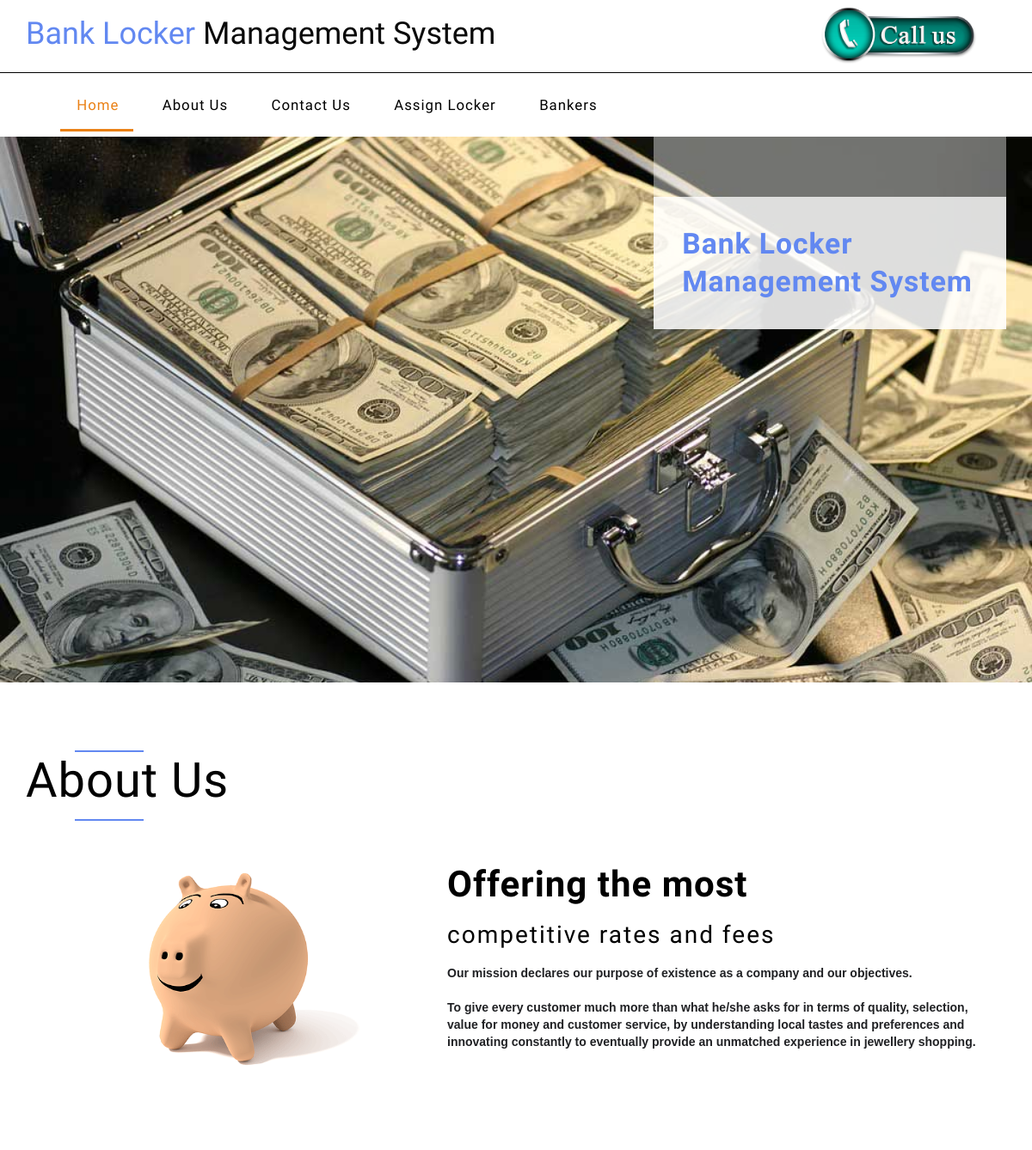
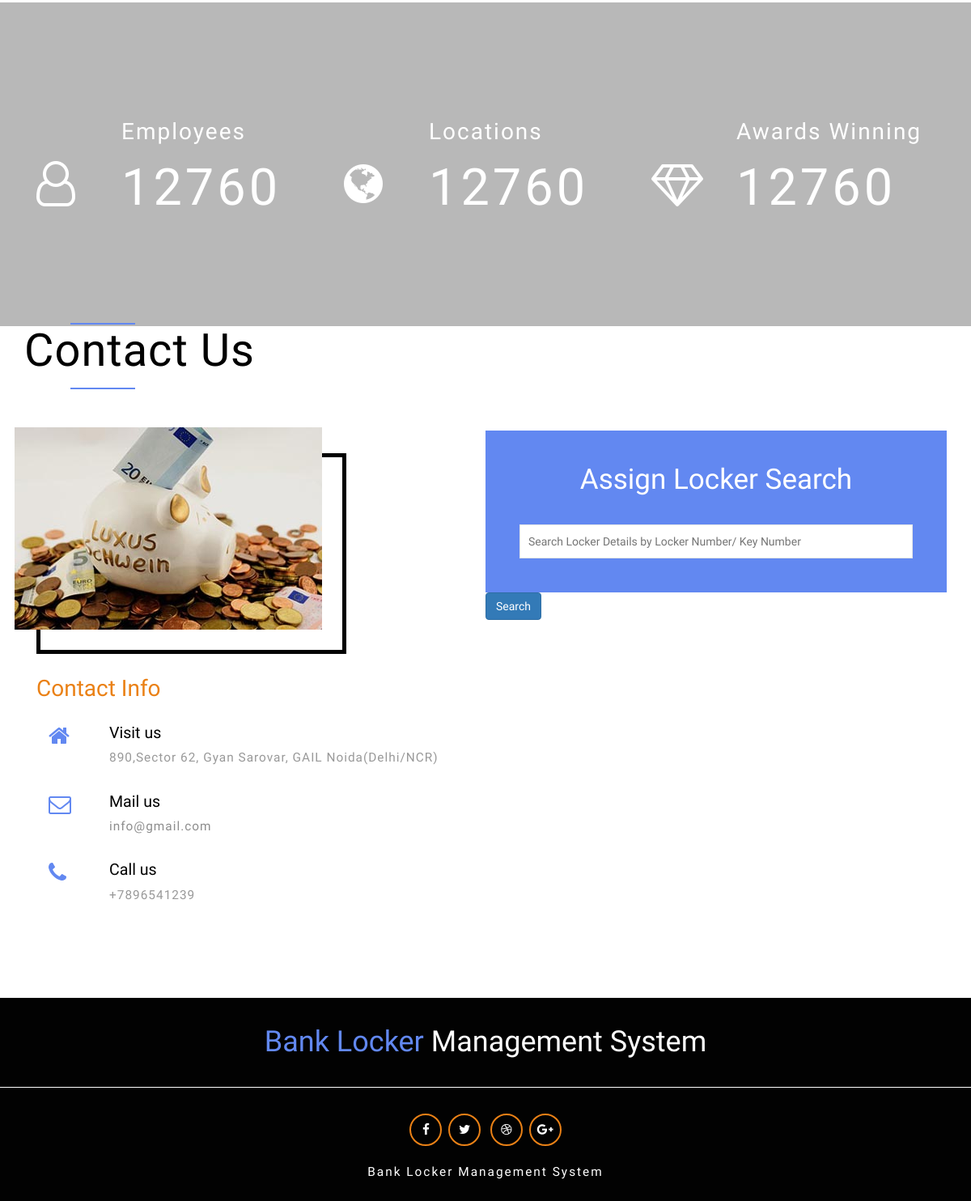
The page / on the database its author committed (2 pictures, top to bottom).
### tables this page shows
CREATE TABLE `tblpage` (
  `ID` int(10) NOT NULL,
  `PageType` varchar(200) DEFAULT NULL,
  `PageTitle` mediumtext DEFAULT NULL,
  `PageDescription` mediumtext DEFAULT NULL,
  `Email` varchar(200) DEFAULT NULL,
  `MobileNumber` bigint(10) DEFAULT NULL,
  `UpdationDate` date DEFAULT NULL,
  `Timing` varchar(200) NOT NULL
);

### app/Controllers/UnauthenticatedController.php (called while the page is built, shortened)
<?php
class UnauthenticatedController
{
    function index(): void
    {
        $unauthenticatedModelData = new UnauthenticatedModel();
        $aboutus = $unauthenticatedModelData->getAllAboutUsData();
        $contactus = $unauthenticatedModelData->getAllContactUsData();
        include_once __DIR__ . '/../View/unauthenticated/index.php';
    }
}

### public/index.php (called while the page is built, shortened)
<?php
Router::run();

### app/Database/Connection.php (called while the page is built, shortened)
<?php
class Connection
{
    private $conn;
    public function __construct()
    {
        $this->conn = new mysqli("127.0.0.1", "root", "", "blmsdb");
    }
    public function getConnection()
    {
        return $this->conn;
    }
}

### app/Model/UnauthenticatedModel.php (called while the page is built, shortened)
<?php
class UnauthenticatedModel {
    private $conn;
    public function __construct()
    {
        $db = new Connection();
        $this->conn = $db->getConnection();
    }
    public function getAllAboutUsData(){
        $query = "SELECT * FROM tblpage where PageType='aboutus' ";
        $result = $this->conn->query($query);
        return $result->fetch_all(MYSQLI_ASSOC);
    }
    public function getAllContactUsData(){
        $query = "SELECT * FROM tblpage where PageType='contactus' ";
        $result = $this->conn->query($query);
        return $result->fetch_all(MYSQLI_ASSOC);
    }
}

### app/View/unauthenticated/index.php (the view, shortened to what this page needs)
<!DOCTYPE HTML>
<html lang="zxx">
<head>
	<link href="css1/bootstrap.css" rel="stylesheet" type="text/css" media="all" />
	<link href="css1/style.css" rel="stylesheet" type="text/css" media="all" />
	<link rel="stylesheet" href="css1/font-awesome.css">
	<link rel="stylesheet" href="css1/flexslider.css" type="text/css" media="all" />
	<link rel="stylesheet" type="text/css" href="css1/demo.css" />
</head>
<body>
	<?php include_once("includes/header.php"); ?>
	<div class="about" id="about">
		<div class="container">
			<h3 class="w3l-title"><span>About</span> Us</h3>
			<div class="w3-agileits-about-grids">
				<div class="col-md-5 agile-about-right">
					<img src="images1/3.png" alt="" />
				</div>
				<div class="col-md-7 agile-about-left">
					<?php foreach ($aboutus as $data) : ?>
						<h3 class="w3l-sub">Offering the most </h3>
						<p class="sub-p">competitive rates and fees</p>
						<p class="sub-p2"><?php echo $data['PageDescription']; ?></p>
					<?php endforeach; ?>
				</div>
				<div class="clearfix"> </div>
			</div>
		</div>
	</div>
	<div data-vide-bg="video/coins">
		<div class="stats center-container" id="stats">
			<div class="container">
				<div class="stats-info">
					<div class="col-md-4 col-xs-4 stats-grid slideanim">
						<i class="fa fa-user-o" aria-hidden="true"></i>
						<div class="agile-one">
							<h4 class="stats-info">Employees</h4>
							<div class='numscroller numscroller-big-bottom' data-slno='1' data-min='0' data-max='12760' data-delay='.5' data-increment="1">12760</div>
						</div>
					</div>
					<div class="col-md-4 col-xs-4 stats-grid slideanim">
						<i class="fa fa-globe" aria-hidden="true"></i>
						<div class="agile-one">
							<h4 class="stats-info">Locations</h4>
							<div class='numscroller numscroller-big-bottom' data-slno='1' data-min='0' data-max='12760' data-delay='.5' data-increment="1">12760</div>
						</div>
					</div>
					<div class="col-md-4 col-xs-4 stats-grid slideanim">
						<i class="fa fa-diamond" aria-hidden="true"></i>
						<div class="agile-one">
							<h4 class="stats-info">Awards Winning</h4>
							<div class='numscroller numscroller-big-bottom' data-slno='1' data-min='0' data-max='12760' data-delay='.5' data-increment="1">12760</div>
						</div>
					</div>
					<div class="clearfix"></div>
				</div>
			</div>
		</div>
	</div>
	<div class="mail" id="contact">
		<div class="container">
			<h3 class="w3l-title"><span>Contact</span> Us</h3>
			<div class="mail-w3l-agile">
				<div class="col-md-6 col-sm-6 contact-left-w3ls">
					<?php foreach ($contactus as $data) : ?>
						<div class="w3l-cont-mk">
							<img src="images1/img2.jpg">
						</div>
						<h3>Contact Info</h3>
						<div class="visit">
							<div class="col-md-2 col-sm-2 col-xs-2 contact-icon-wthree">
								<i class="fa fa-home" aria-hidden="true"></i>
							</div>
							<div class="col-md-10 col-sm-10 col-xs-10 contact-text-agileinf0">
								<h4>Visit us</h4>
								<p><?php echo $data['PageDescription']; ?></p>
							</div>
							<div class="clearfix"></div>
						</div>
						<div class="mail-w3">
							<div class="col-md-2 col-sm-2 col-xs-2 contact-icon-wthree">
								<i class="fa fa-envelope-o" aria-hidden="true"></i>
							</div>
							<div class="col-md-10 col-sm-10 col-xs-10 contact-text-agileinf0">
								<h4>Mail us</h4>
								<p><a href="mailto:info@example.com"><?php echo $data['Email']; ?></a></p>
							</div>
							<div class="clearfix"></div>
						</div>
						<div class="call">
							<div class="col-md-2 col-sm-2 col-xs-2 contact-icon-wthree">
								<i class="fa fa-phone" aria-hidden="true"></i>
							</div>
							<div class="col-md-10 col-sm-10 col-xs-10 contact-text-agileinf0">
								<h4>Call us</h4>
								<p>+<?php echo $data['MobileNumber']; ?></p>
							</div>
							<div class="clearfix"></div>
						</div>
				</div>
			<?php endforeach; ?>
			<div class="col-md-6 col-sm-6 agileinfo_mail_grid_right">
				<h3>Assign Locker Search</h3>
				<form name="bwdatesreportds" method="post
					<div class=" wthree_contact_left_grid">
						<input type="text" id="searchinput" name="searchinput" placeholder="Search Locker Details by Locker Number/ Key Number" required="">
					</div>
					<br>
					<button type="submit" class="btn btn-primary" name="route" value="search-locker-details">Search</button>
			</div>
			<div class="clearfix"> </div>
			</div>
		</div>
	<?php include_once("includes/footer.php"); ?>
</body>
</html>

### app/App/Router.php (shortened to what this page needs)
<?php
class Router
{
    private static array $routes = [];
    public static function add(string $method,
                           string $path,
                           string $controller,
                           string $function,
                           array $middlewares = [],
                           array $params = []): void
{
    self::$routes[] = [
        'method' => $method,
        'path' => $path,
        'controller' => $controller,
        'function' => $function,
        'middleware' => $middlewares,
        'params' => $params
    ];
}
public static function run(): void
{
    $path = '/';
    $method = $_SERVER['REQUEST_METHOD'];
    foreach (self::$routes as $route) {
        $pattern = "#^" . $route['path'] . "$#";
        if (preg_match($pattern, $path, $variables) && $method == $route['method']) {
            $function = $route['function'];
            $controller = new $route['controller'];
            $params = array_map(function ($param) {
                return $_REQUEST[$param] ?? null;
            }, $route['params']);
            array_shift($variables);
            call_user_func_array([$controller, $function], array_merge($variables, $params));
            return;
        }
    }
}
}

### app/View/unauthenticated/includes/header.php (shortened to what this page needs)
<div class="nav-links">
    <div class="header-w3l">
      <div class="container">
        <a class="navbar-brand" href="index.php"><h1><span>Bank Locker</span> Management System</h1></a>
        <div class="call-w3l">
          <img src="images1/call.png">
        </div>
        <div class="clearfix"></div>
      </div>
    </div>
    <nav class="navbar navbar-inverse">
    <div class="collapse navbar-collapse" id="myNavbar">
      <div class="w3l-nav">
        <ul class="nav navbar-nav link-effect">
          <li class="active"><a href="index.php">Home</a></li>
          <li><a href="#about" class="scroll">About Us</a></li>
          <li><a href="#contact" class="scroll">Contact Us</a></li>
          <li><a href="#contact" class="scroll">Assign Locker</a></li>
           <li><a href="authenticated/index.php">Bankers</a></li>
        </ul>
      </div>
    </div>
  </nav>
</div>
<div class="banner-slider">
        <div class="container">
        <div class="callbacks_container">
          <ul class="rslides" id="slider3">
            <li>
              <div class="w3l_banner_info">
                <h3>Bank Locker Management System</h3>
              </div>
            </li>
          </ul>
        </div>
        </div>
</div>

### app/View/unauthenticated/includes/footer.php (shortened to what this page needs)
  <div class="footer-bot">
  <div class="container">
    <div class="logo2">
      <h2><a href="index.php"><span>Bank Locker</span> Management System</a></h2>
    </div>
  </div>
</div>
<div class="copy-right">
  <div class="agileinfo_social_icons">
    <ul class="agileits_social_list">
      <li><a href="#" class="w3_agile_facebook"><i class="fa fa-facebook" aria-hidden="true"></i></a></li>
      <li><a href="#" class="agile_twitter"><i class="fa fa-twitter" aria-hidden="true"></i></a></li>
      <li><a href="#" class="w3_agile_dribble"><i class="fa fa-dribbble" aria-hidden="true"></i></a></li>
      <li><a href="#" class="w3_agile_google"><i class="fa fa-google-plus" aria-hidden="true"></i></a></li>
    </ul>
  </div>
  <div class="container">
    <p> Bank Locker Management System</p>
  </div>
</div>

### rows shown on the page
tblpage: PageDescription "Our mission declares our purpose of existence as a company and our objectives. To give every customer much more than what he/she asks for in terms of quality, selection, value for money and customer service, by understanding local tastes and preferences and innovating constantly to eventually provide an unmatched experience in jewellery shopping."
tblpage: PageDescription "890,Sector 62, Gyan Sarovar, GAIL Noida(Delhi/NCR)", Email "info@gmail.com", MobileNumber "7896541239"
